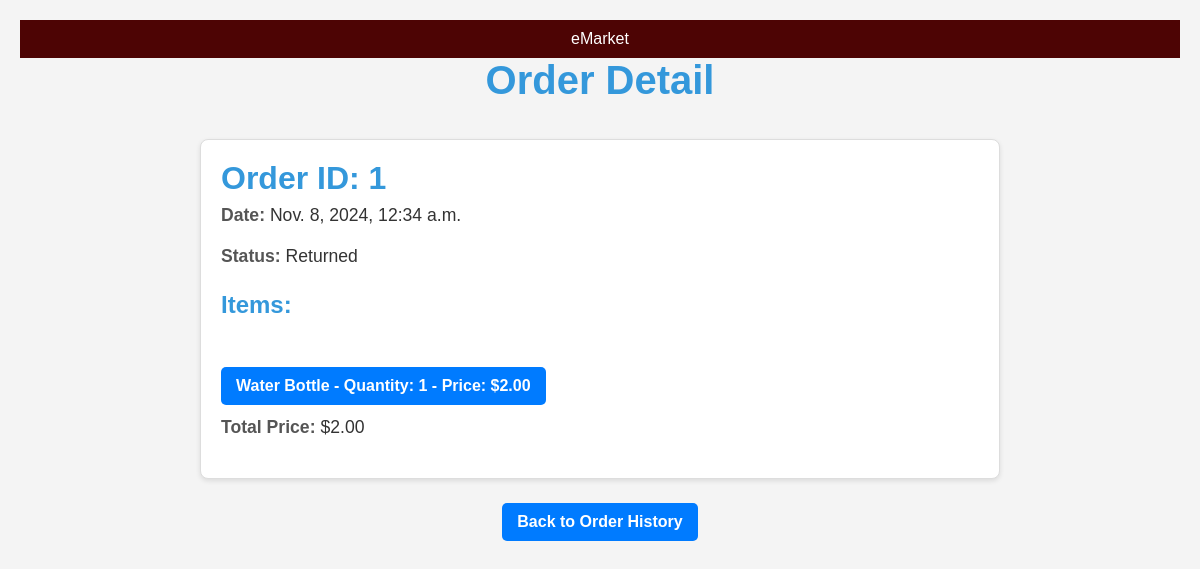
Screenshot of /order_detail/1/ (signed in) with the database file from the repository.
### app/models.py (models this page shows, shortened)
class Order(models.Model):
    user = models.ForeignKey(User, on_delete=models.CASCADE)
    user_order_id = models.PositiveIntegerField(default=1)
    cart = models.OneToOneField(Cart, on_delete=models.SET_NULL, null=True)
    cart_products = models.JSONField(null=True)
    quantity = models.PositiveIntegerField(default=1)
    total = models.DecimalField(max_digits=10, decimal_places=2, default=0) # type: ignore
    status = models.CharField(max_length = 50, default='Pending')
    date_created = models.DateTimeField(null=True,auto_now_add=True)

### app/views.py (the view)
# urls.py: path('order_detail/<int:order_id>/', views.order_detail, name='order_detail'),
@login_required
def order_detail(request, order_id):
    order = Order.objects.get(id=order_id)
    return render(request, 'app/order_detail.html', {'order': order})

### app/templates/app/order_detail.html (shortened to what this page needs)
<!DOCTYPE html>
<html lang="en">
<head>
    {% load static %}
    <link rel="stylesheet" href="{% static 'app/order_detail.css' %}">
</head>
<body>
    <header>
        <div class="project-name">eMarket</div>
    </header>
    <h1>Order Detail</h1>
    <div class="order-detail">
        <h2>Order ID: {{ order.user_order_id }}</h2>
        <p><strong>Date:</strong> {{ order.date_created }}</p>
        <p><strong>Status:</strong> {{ order.status }}</p>
        <h3>Items:</h3>
        <ul>
            {% for product_id, product_details in order.cart_products.items %}
                <li>
                    <a href="{% url 'product_detail' product_id %} " class="button">
                        {{ product_details.name }} - Quantity: {{ product_details.quantity }} - Price: ${{ product_details.price }}
                    </a>
                </li>
            {% empty %}
                <li>No items found in this order.</li>
            {% endfor %}
        </ul>
        <p><strong>Total Price:</strong> ${{ order.total }}</p>
    </div>
    <a href="{% url 'order_history' %}" class="button">Back to Order History</a>
</body>
</html>

### static/app/order_detail.css (style rules this page uses)
* { margin: 0; padding: 0; box-sizing: border-box; }
header { background: #4d0404; color: white; padding: 10px 20px; text-align: center; width: 100%; }
body { font-family: Arial, sans-serif; background-color: #f4f4f4; color: #333; padding: 20px; display: flex; flex-direction: column; align-items: center; min-height: 100vh; }
h1, h2, h3 { color: #3498db; font-weight: bold; }
h1 { font-size: 2.5rem; margin-bottom: 1rem; }
h2 { font-size: 2rem; margin-bottom: 0.5rem; }
h3 { font-size: 1.5rem; margin-top: 1.5rem; margin-bottom: 0.75rem; }
.order-detail { background-color: #ffffff; border-radius: 8px; box-shadow: 0 2px 5px rgba(0, 0, 0, 0.1); padding: 20px; width: 100%; max-width: 800px; margin-top: 20px; border: 1px solid #ddd; }
ul { list-style-type: none; padding: 0; }
ul li { padding: 0.75rem 0; border-bottom: 1px solid #ddd; font-size: 1rem; }
ul li:last-child { border-bottom: none; }
strong { font-weight: bold; color: #555; }
p { font-size: 1.1rem; margin-bottom: 1.25rem; }
a.button { display: inline-block; padding: 10px 15px; background-color: #007bff; color: white; text-decoration: none; border-radius: 5px; font-weight: bold; text-align: center; margin-top: 1.5rem; transition: background-color 0.3s; }

### rows the page displays
Order: user_order_id "1", date_created "Nov. 8, 2024, 12:34 a.m.", status "Returned", total "2.00"

### other values shown
{{ product_details.name }} "Water Bottle"
{{ product_details.quantity }} "1"
{{ product_details.price }} "2.00"
